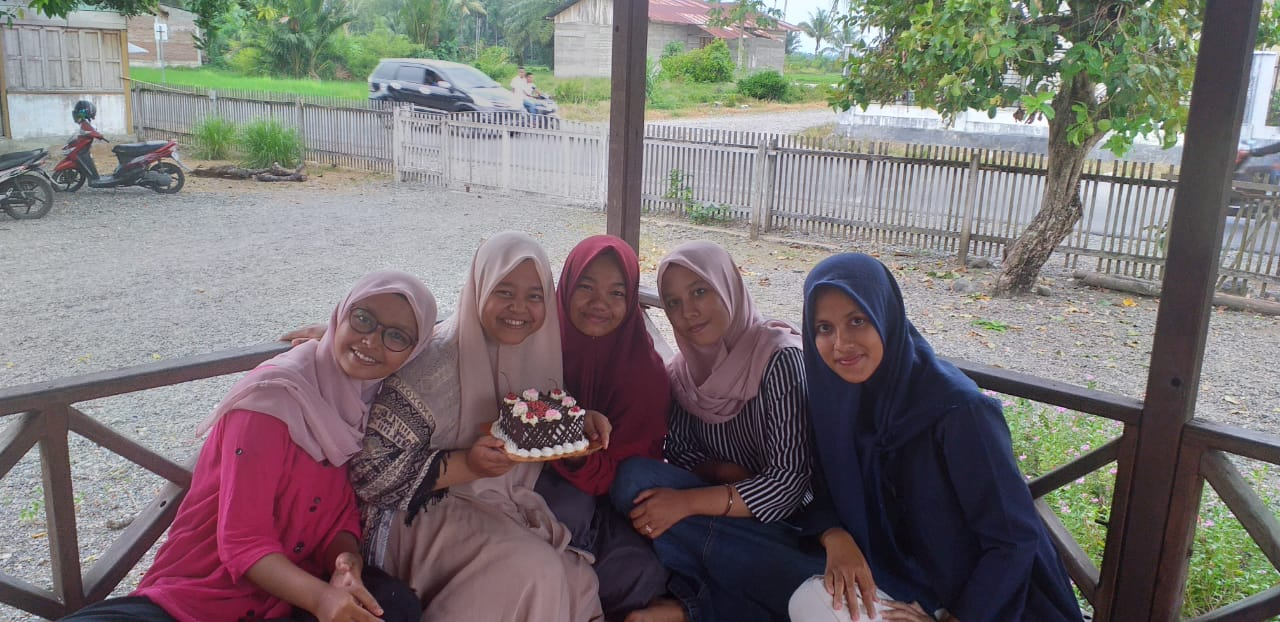
#> input picture Tugas 1/image/5.jpg, 1280 x 622 px
$ python 1_grayscale_histogram.py
#> lines starting #> are read from the running program, lines starting #| are printed output that depends on the picture
# Import modul yang dibutuhkan
import cv2
from matplotlib import pyplot as plt

# Import gambar yang ingin dibaca
image = cv2.imread('image/5.jpg')
#> image is the input picture: shape (622, 1280, 3); mean B, G, R 115.3, 115, 121.5

# Mengubah gambar ke grayscale
gray_image = cv2.cvtColor(image, cv2.COLOR_BGR2GRAY)
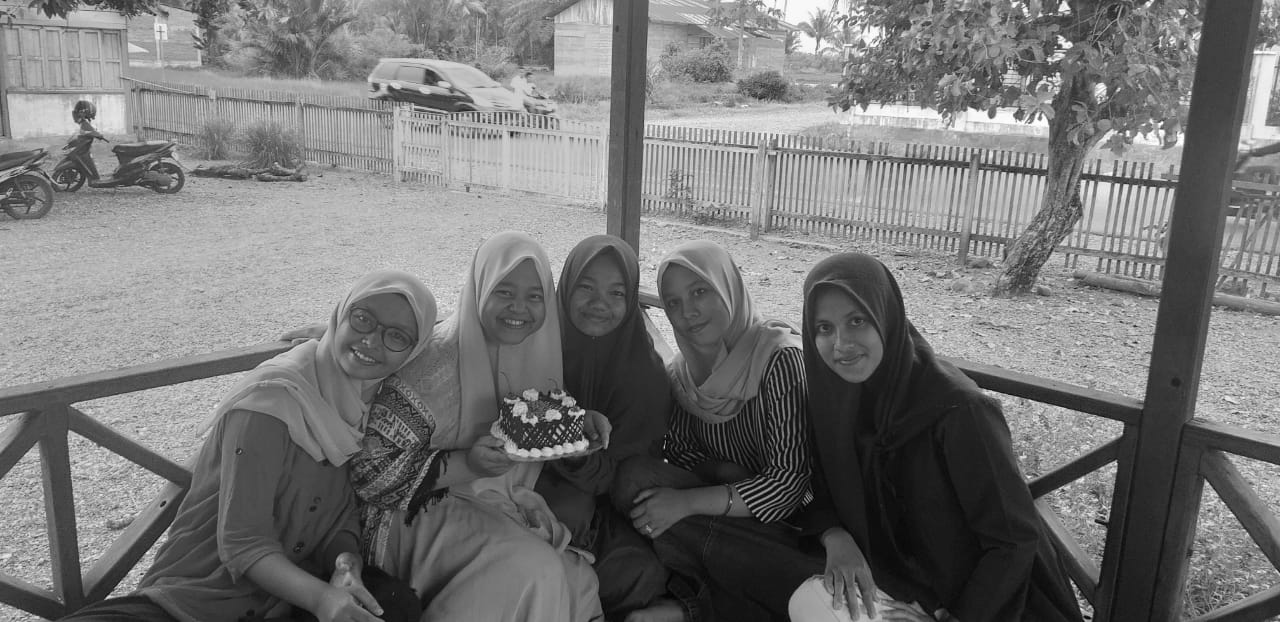
#> gray_image: shape (622, 1280); min 1, max 255, mean 117

# membuat histogram dari gambar grayscale
# mengkalkulasikan warna dari gambar grayscale
histr = cv2.calcHist([gray_image], [0], None, [256], [0,256])
#> histr = 256 values, max 6597 at index 182, min 0 at index 0, mean 3110

# hasil kalkulasi menjadi plot
plt.plot(histr)

# simpan hasil histogram ke nama dan ekstensi yang diinginkan dan
# jangan lupa untuk menambahakan format gambar seperti .jpg .png dll
plt.savefig(f'image/5_gray_histo.jpg')
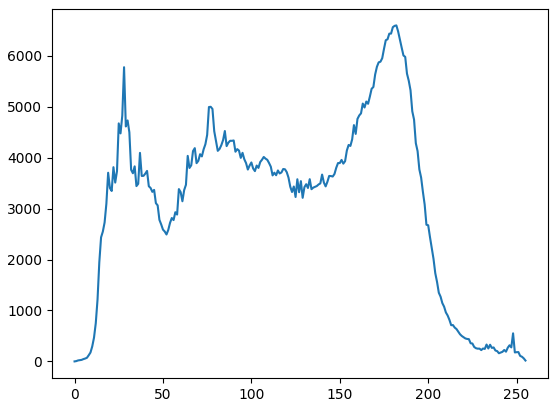
#> figure drawn by matplotlib, 1 panel; curve peaks at x = 182, y = 6597

# simpan gambar yang telah dijadikan grayscale
cv2.imwrite(f'image/5_gray_image.jpg', gray_image)

$ run again, with Tugas 1/image/1.jpg copied over Tugas 1/image/5.jpg
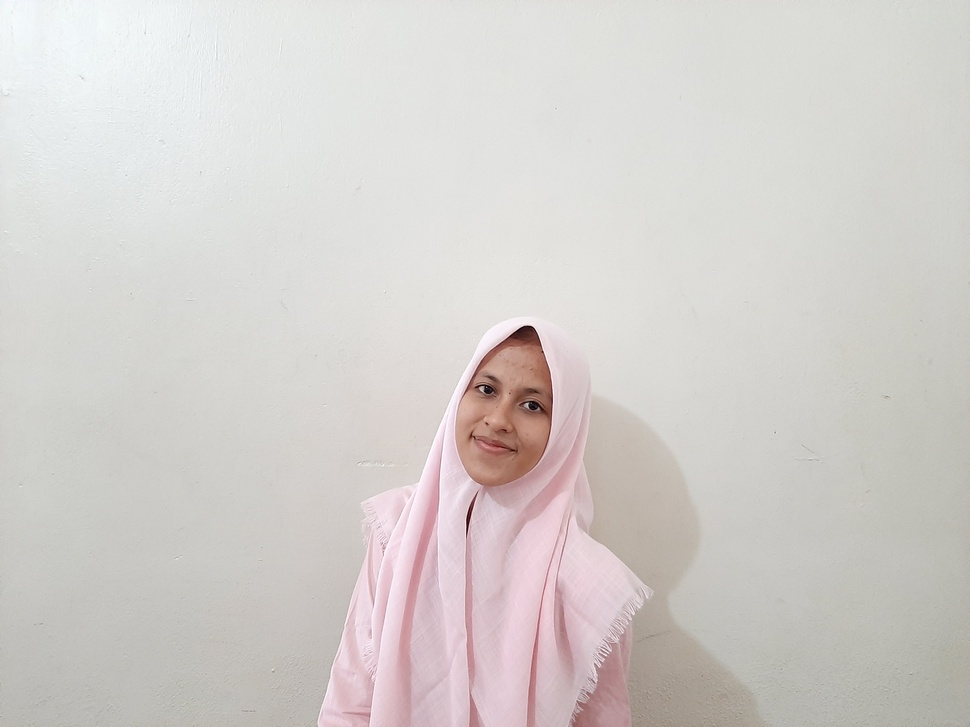
#> input picture Tugas 1/image/1.jpg, 970 x 727 px, shrunk from 4032 x 3024 before the run
#> image is the input picture: shape (727, 970, 3); mean B, G, R 204.4, 207.4, 211.6
#> `gray_image = cv2.cvtColor(image, cv2.COLOR_BGR2GRAY)`:
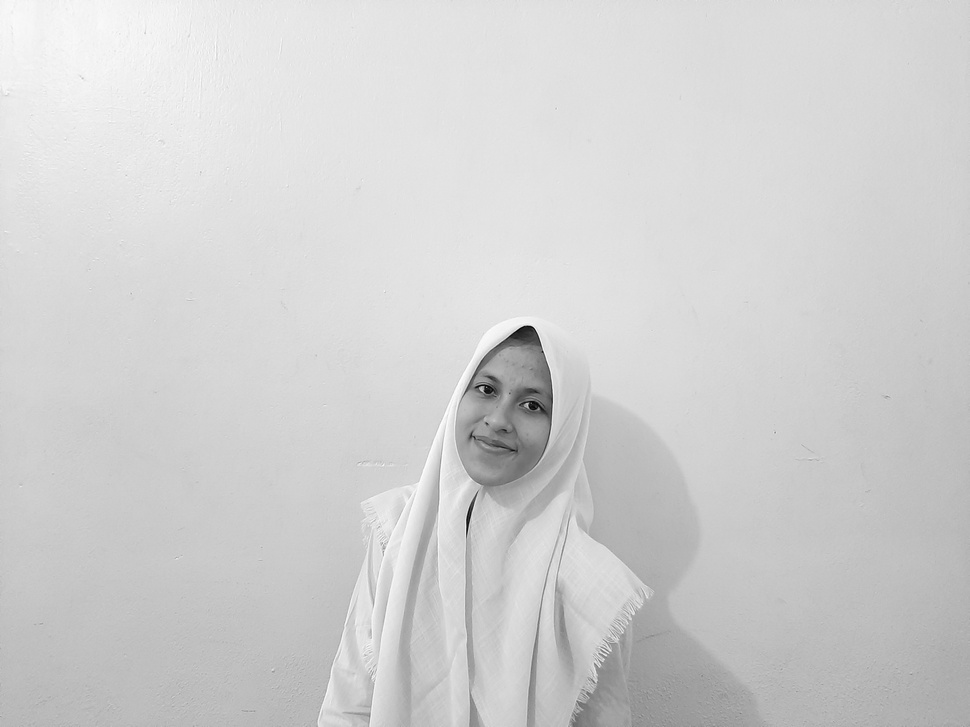
#> gray_image: shape (727, 970); min 3, max 254, mean 208.4
#> histr = 256 values, max 26585 at index 226, min 0 at index 0, mean 2754.6
#> `plt.savefig(f'image/5_gray_histo.jpg')`:
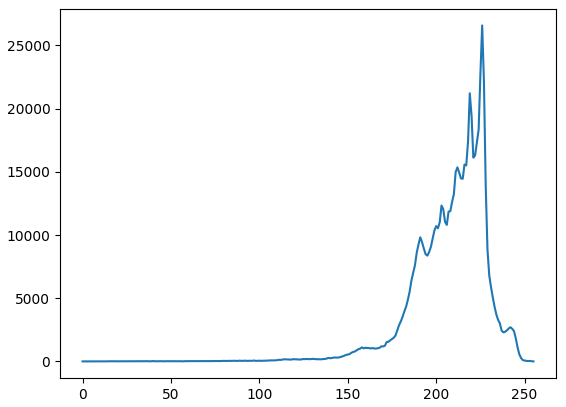
#> figure drawn by matplotlib, 1 panel; curve peaks at x = 226, y = 26585

$ run again, with Tugas 1/image/2.jpg copied over Tugas 1/image/5.jpg
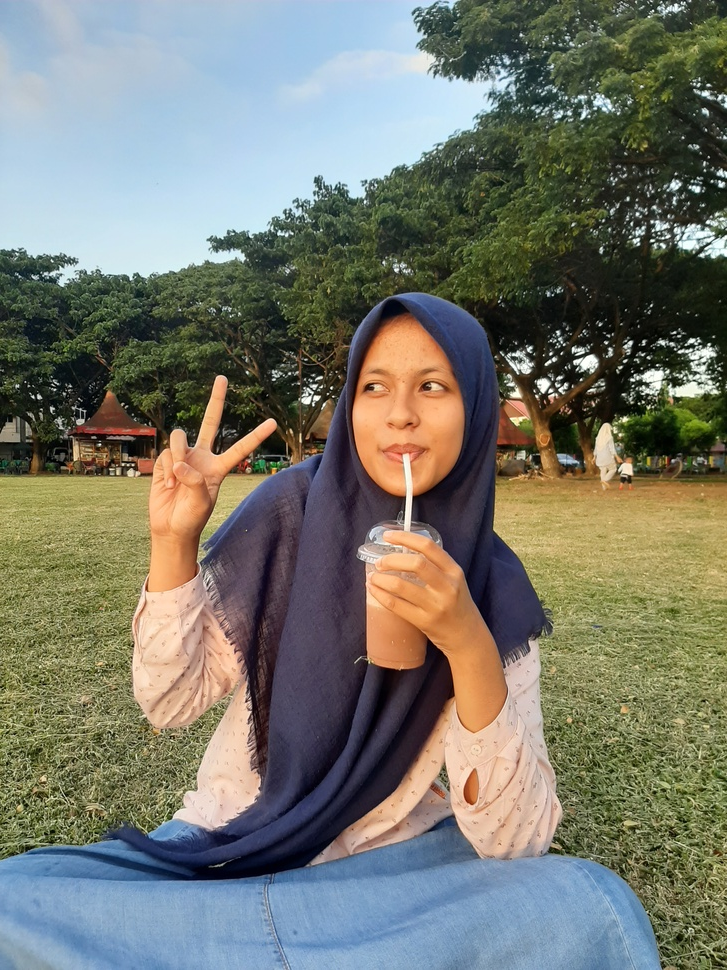
#> input picture Tugas 1/image/2.jpg, 727 x 970 px, shrunk from 3024 x 4032 before the run
#> image is the input picture: shape (970, 727, 3); mean B, G, R 109.4, 120.6, 119.2
#> `gray_image = cv2.cvtColor(image, cv2.COLOR_BGR2GRAY)`:
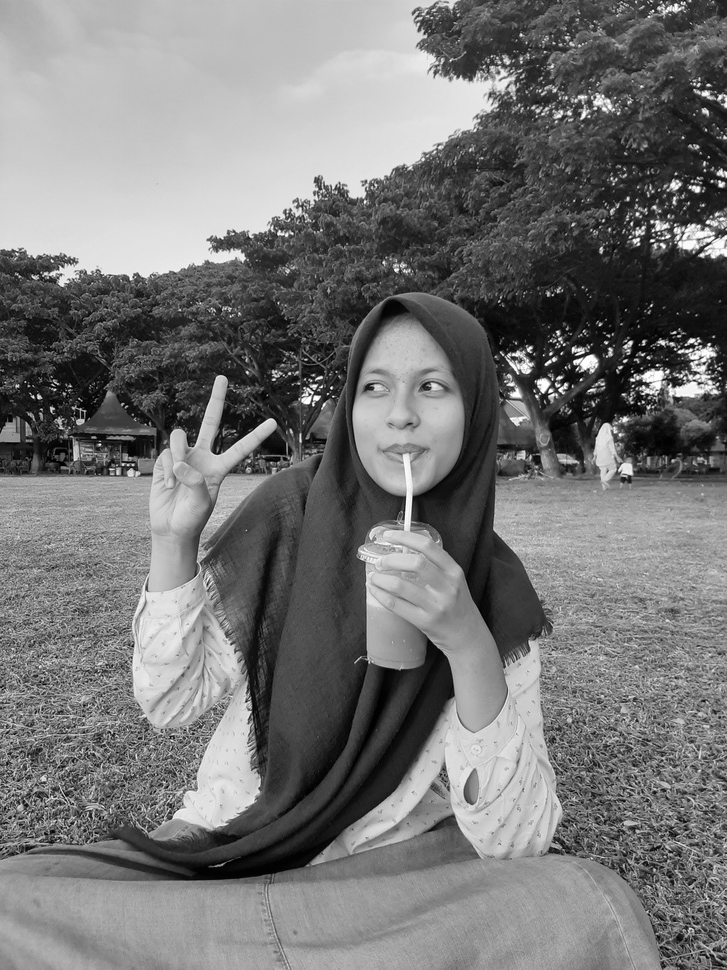
#> gray_image: shape (970, 727); min 0, max 255, mean 118.9
#> histr = 256 values, max 5758 at index 193, min 7 at index 255, mean 2754.6
#> `plt.savefig(f'image/5_gray_histo.jpg')`:
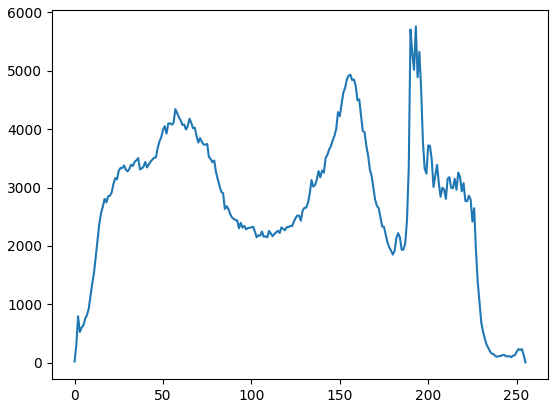
#> figure drawn by matplotlib, 1 panel; curve peaks at x = 193, y = 5758

$ run again, with Tugas 1/image/3.jpg copied over Tugas 1/image/5.jpg
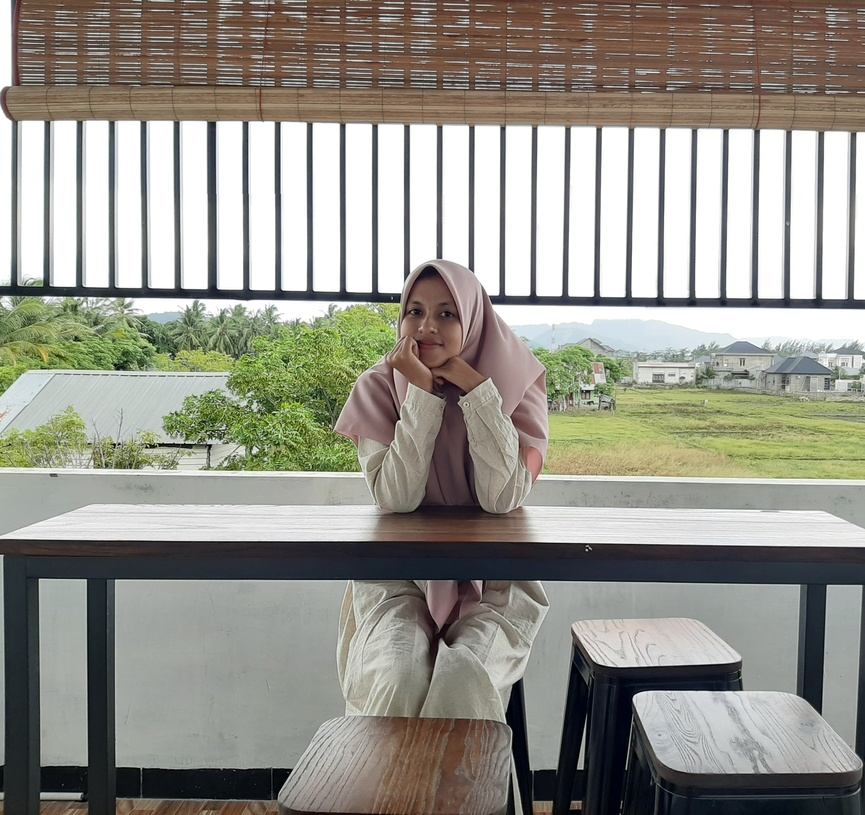
#> input picture Tugas 1/image/3.jpg, 865 x 815 px, shrunk from 3210 x 3024 before the run
#> image is the input picture: shape (815, 865, 3); mean B, G, R 138.7, 147.7, 149.3
#> `gray_image = cv2.cvtColor(image, cv2.COLOR_BGR2GRAY)`:
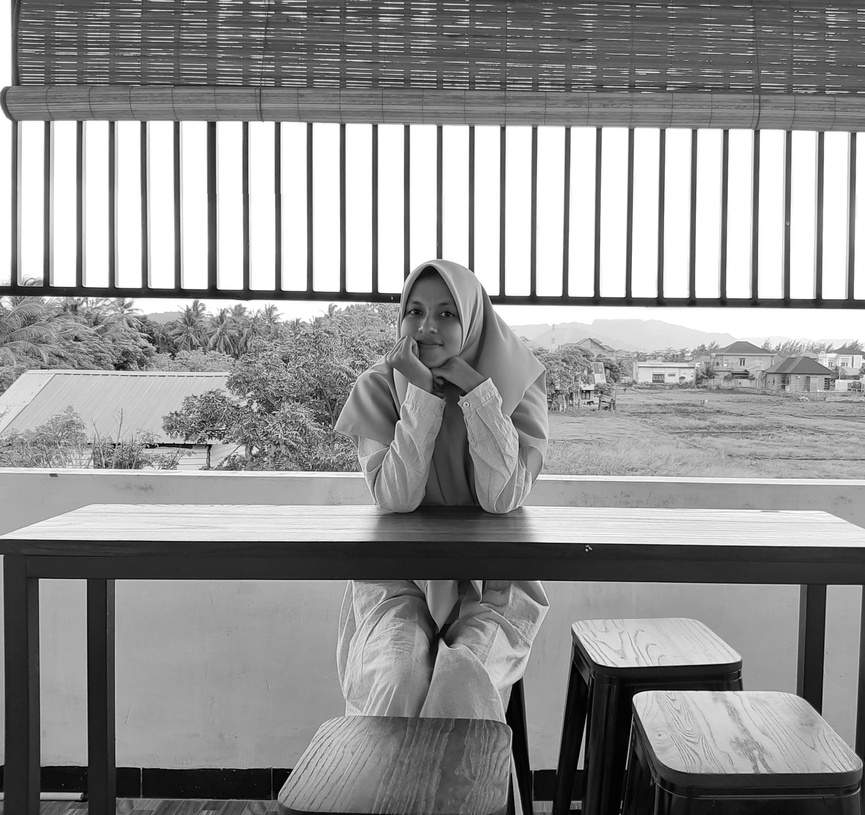
#> gray_image: shape (815, 865); min 0, max 255, mean 147.2
#> histr = 256 values, max 88850 at index 255, min 54 at index 0, mean 2753.8
#> `plt.savefig(f'image/5_gray_histo.jpg')`:
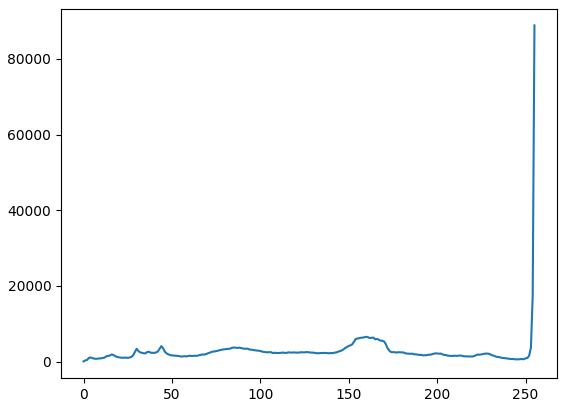
#> figure drawn by matplotlib, 1 panel; curve peaks at x = 255, y = 88850
